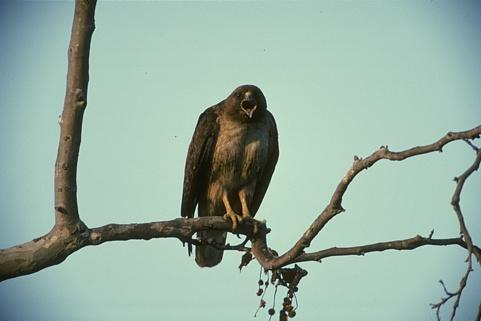
#> input picture all_info/2024_07_11_cis/segmentation_key_points/Ex_SegmentationKeypoints/imSeg/Eagle.jpg, 481 x 321 px, found by its file name
$ python exercis6_part1_1.py   (older library calls are emulated)
#> lines starting #> are read from the running program, lines starting #| are printed output that depends on the picture
import cv2
import numpy as np
import matplotlib.pyplot as plt
from skimage.util import random_noise

# Load the image
image_path = '/home/eaguiraud/Documents/34269_computer_imaging_and_spectroscopy/2024_07_11_cis/segmentation_key_points/Ex_SegmentationKeypoints/imSeg/Eagle.jpg'
#image_path = '/home/eaguiraud/Documents/34269_computer_imaging_and_spectroscopy/2024_07_11_cis/34269_AWB/Blue_cast.jpg'
blob_image = cv2.imread(image_path, cv2.IMREAD_GRAYSCALE)
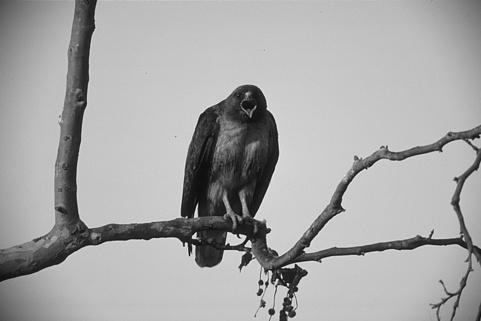
#> blob_image: shape (321, 481); min 1, max 248, mean 166.6

# Apply Sobel edge detection
sobel_x = cv2.Sobel(blob_image, cv2.CV_64F, 1, 0, ksize=3)
sobel_y = cv2.Sobel(blob_image, cv2.CV_64F, 0, 1, ksize=3)
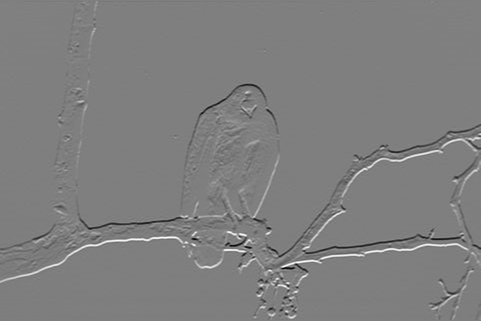
#> sobel_y: shape (321, 481) float64; min -813, max 816, mean 0.1; drawn with min black and max white
sobel_edge = cv2.magnitude(sobel_x, sobel_y)
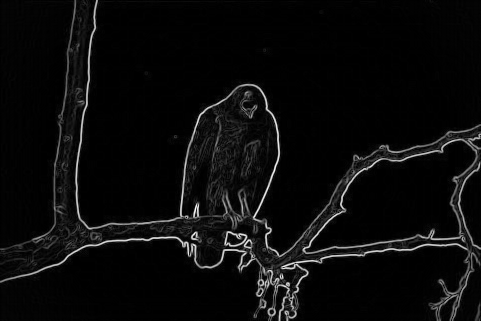
#> sobel_edge: shape (321, 481) float64; min 0, max 895, mean 39.3; drawn with min black and max white

# Display the result
plt.figure(figsize=(10, 5))
plt.subplot(1, 2, 1)
plt.title('Original Image')
plt.imshow(blob_image, cmap='gray')
plt.axis('off')

plt.subplot(1, 2, 2)
plt.title('Sobel Edge Detection')
plt.imshow(sobel_edge, cmap='gray')
plt.axis('off')

plt.show()


# Add Gaussian white noise
noisy_image = random_noise(blob_image, mode='gaussian', var=0.05)
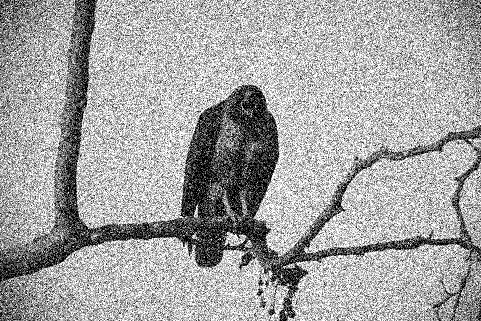
#> noisy_image: shape (321, 481) float64; min 0, max 1, mean 0.645
noisy_image = (255*noisy_image).astype(np.uint8)

# Reapply Sobel edge detection
sobel_x_noisy = cv2.Sobel(noisy_image, cv2.CV_64F, 1, 0, ksize=3)
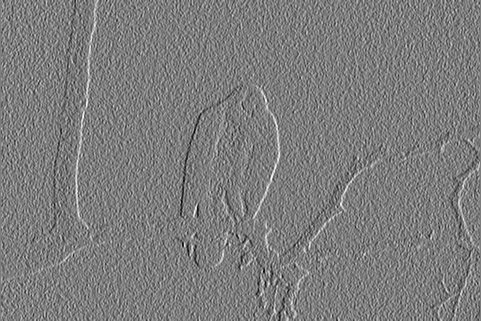
#> sobel_x_noisy: shape (321, 481) float64; min -963, max 994, mean 0.2; drawn with min black and max white
sobel_y_noisy = cv2.Sobel(noisy_image, cv2.CV_64F, 0, 1, ksize=3)
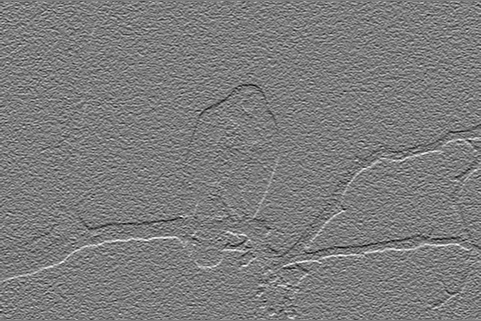
#> sobel_y_noisy: shape (321, 481) float64; min -924, max 958, mean 0.2; drawn with min black and max white
sobel_edge_noisy = cv2.magnitude(sobel_x_noisy, sobel_y_noisy)
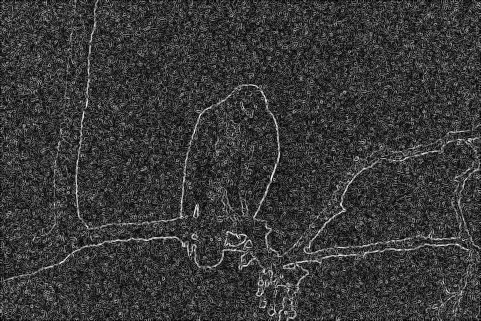
#> sobel_edge_noisy: shape (321, 481) float64; min 0, max 1040.9, mean 232; drawn with min black and max white

# Display the result
plt.figure(figsize=(10, 5))
plt.subplot(1, 2, 1)
plt.title('Noisy Image')
plt.imshow(noisy_image, cmap='gray')
plt.axis('off')

plt.subplot(1, 2, 2)
plt.title('Sobel Edge Detection on Noisy Image')
plt.imshow(sobel_edge_noisy, cmap='gray')
plt.axis('off')

plt.show()
